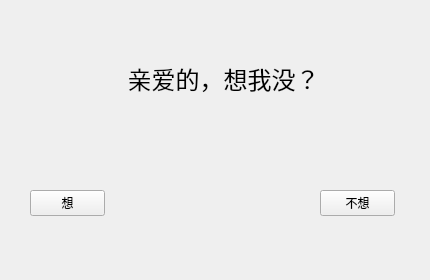
<?xml version="1.0" encoding="UTF-8"?>
<ui version="4.0">
 <class>Widget</class>
 <widget class="QWidget" name="Widget">
  <property name="geometry">
   <rect>
    <x>0</x>
    <y>0</y>
    <width>430</width>
    <height>280</height>
   </rect>
  </property>
  <property name="windowTitle">
   <string>Widget</string>
  </property>
  <widget class="QLabel" name="label">
   <property name="geometry">
    <rect>
     <x>90</x>
     <y>60</y>
     <width>261</width>
     <height>38</height>
    </rect>
   </property>
   <property name="sizePolicy">
    <sizepolicy hsizetype="Expanding" vsizetype="Expanding">
     <horstretch>0</horstretch>
     <verstretch>0</verstretch>
    </sizepolicy>
   </property>
   <property name="font">
    <font>
     <family>微软雅黑</family>
     <pointsize>18</pointsize>
     <weight>9</weight>
     <italic>false</italic>
     <bold>false</bold>
    </font>
   </property>
   <property name="styleSheet">
    <string notr="true">font: 75 18pt &quot;微软雅黑&quot;;</string>
   </property>
   <property name="text">
    <string> 亲爱的，想我没？</string>
   </property>
   <property name="alignment">
    <set>Qt::AlignCenter</set>
   </property>
  </widget>
  <widget class="QPushButton" name="pushButton">
   <property name="geometry">
    <rect>
     <x>30</x>
     <y>190</y>
     <width>75</width>
     <height>26</height>
    </rect>
   </property>
   <property name="styleSheet">
    <string notr="true">font: 11pt &quot;Agency FB&quot;;</string>
   </property>
   <property name="text">
    <string>想</string>
   </property>
  </widget>
  <widget class="QPushButton" name="pushButton_2">
   <property name="geometry">
    <rect>
     <x>320</x>
     <y>190</y>
     <width>75</width>
     <height>26</height>
    </rect>
   </property>
   <property name="styleSheet">
    <string notr="true">font: 11pt &quot;Agency FB&quot;;</string>
   </property>
   <property name="text">
    <string>不想</string>
   </property>
  </widget>
 </widget>
 <layoutdefault spacing="6" margin="11"/>
 <resources/>
 <connections/>
</ui>
